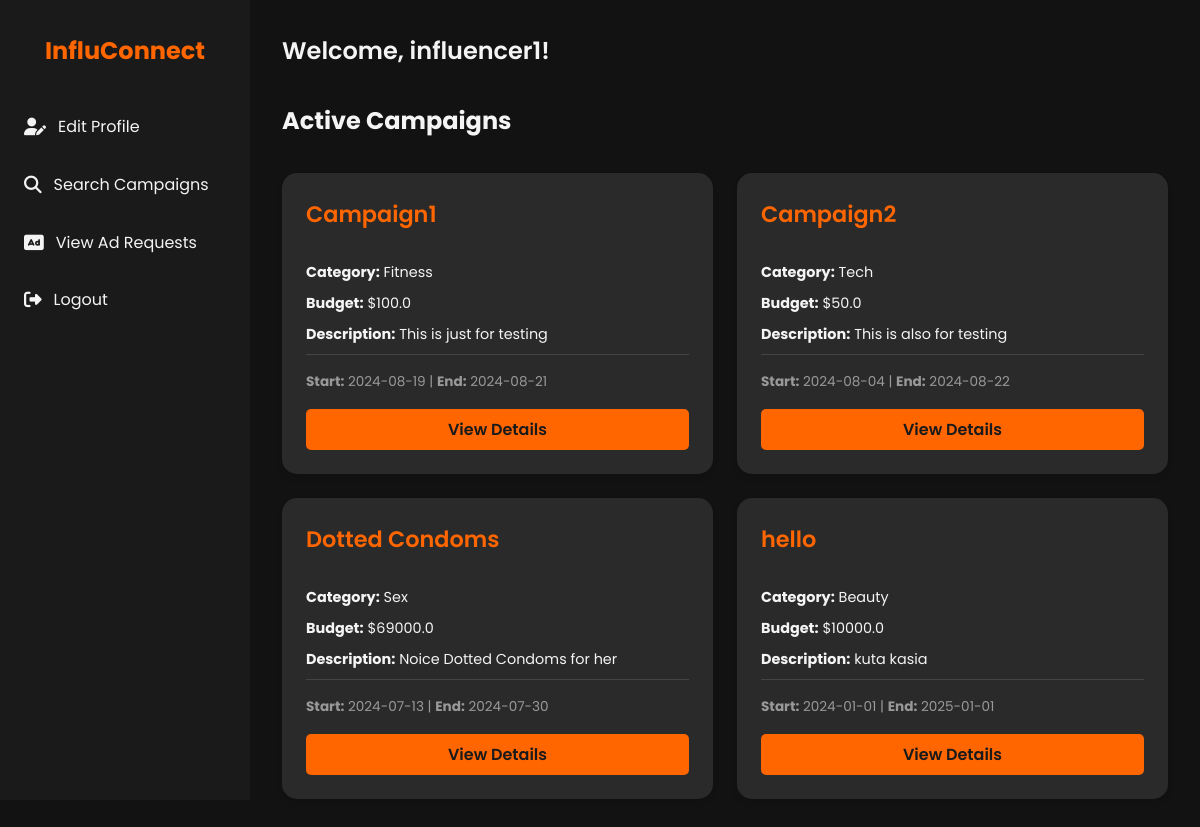
/influencer (signed in), run on the app's committed database.
### models.py (models this page shows, shortened)
class User(db.Model, UserMixin):
    id = db.Column(db.Integer, primary_key=True)
    username = db.Column(db.String(80), unique=True, nullable=False)
    password = db.Column(db.String(200), nullable=False)
    email = db.Column(db.String(120), unique=True, nullable=False)
    role = db.Column(db.String(50), nullable=False)  # admin, sponsor, influencer
    is_active = db.Column(db.Boolean, default=True)

class Campaign(db.Model):
    id = db.Column(db.Integer, primary_key=True)
    sponsor_id = db.Column(db.Integer, db.ForeignKey('sponsor.id'), nullable=False)
    title = db.Column(db.String(120), nullable=False)
    description = db.Column(db.Text)
    budget = db.Column(db.Float)
    category = db.Column(db.String(120))
    status = db.Column(db.String(50), nullable=False)  # active, completed, flagged
    start_date = db.Column(db.DateTime)
    end_date = db.Column(db.DateTime)
    is_public = db.Column(db.Boolean, default=True)
    sponsor = db.relationship('Sponsor', backref=db.backref('campaigns', lazy=True))

### app.py (the view)
    @app.route('/influencer')
    @login_required
    def influencer():
        if current_user.role != 'influencer':
            flash('Access denied. This page is for influencers only.', 'danger')
            return redirect(url_for('home'))
        active_campaigns = Campaign.query.filter_by(status='active', is_public=True).order_by(Campaign.start_date.desc()).limit(6).all()
        return render_template('influencer.html', current_user=current_user, active_campaigns=active_campaigns)

### templates/influencer.html (shortened to what this page needs)
<!DOCTYPE html>
<html lang="en">
<head>
    <link rel="stylesheet" href="https://cdnjs.cloudflare.com/ajax/libs/font-awesome/6.1.1/css/all.min.css">
</head>
<body>
    <div class="dashboard">
        <aside class="sidebar">
            <div class="logo">
                <h1>InfluConnect</h1>
            </div>
            <nav>
                <ul class="nav-menu">
                    <li class="nav-item">
                        <a href="{{ url_for('influencer_profile') }}" class="nav-link">
                            <i class="fas fa-user-edit"></i> Edit Profile
                        </a>
                    </li>
                    <li class="nav-item">
                        <a href="{{ url_for('search_campaigns') }}" class="nav-link">
                            <i class="fas fa-search"></i> Search Campaigns
                        </a>
                    </li>
                    <li class="nav-item">
                        <a href="{{ url_for('influencer_ad_requests') }}" class="nav-link">
                            <i class="fas fa-ad"></i> View Ad Requests
                        </a>
                    </li>
                    <li class="nav-item">
                        <a href="{{ url_for('logout') }}" class="nav-link">
                            <i class="fas fa-sign-out-alt"></i> Logout
                        </a>
                    </li>
                </ul>
            </nav>
        </aside>
        <main class="main-content">
            <header class="header">
                <h1 class="welcome-text">Welcome, {{ current_user.username }}!</h1>
            </header>
            <section class="active-campaigns">
                <h2>Active Campaigns</h2>
                <div class="campaigns-grid">
                    {% for campaign in active_campaigns %}
                    <div class="campaign-card">
                        <h3 class="campaign-title">{{ campaign.title }}</h3>
                        <p class="campaign-details"><strong>Category:</strong> {{ campaign.category }}</p>
                        <p class="campaign-details"><strong>Budget:</strong> ${{ campaign.budget }}</p>
                        <p class="campaign-details"><strong>Description:</strong> {{ campaign.description[:100] }}{% if campaign.description|length > 100 %}...{% endif %}</p>
                        <p class="campaign-dates">
                            <strong>Start:</strong> {{ campaign.start_date.strftime('%Y-%m-%d') if campaign.start_date else 'N/A' }} |
                            <strong>End:</strong> {{ campaign.end_date.strftime('%Y-%m-%d') if campaign.end_date else 'N/A' }}
                        </p>
                        <a href="{{ url_for('campaign_details', campaign_id=campaign.id) }}" class="btn-view-details">View Details</a>
                    </div>
                    {% endfor %}
                </div>
            </section>
        </main>
    </div>
</body>
</html>

### templates/influencer.html (style rules this page uses)
:root { --primary-color: #1a1a1a; --secondary-color: #ff6600; --text-color: #f4f4f4; --bg-color: #121212; --card-bg-color: #2a2a2a; --hover-color: #ff8533; }
* { margin: 0; padding: 0; box-sizing: border-box; }
body { font-family: 'Poppins', sans-serif; line-height: 1.6; color: var(--text-color); background-color: var(--bg-color); }
.dashboard { display: flex; min-height: 100vh; }
.sidebar { width: 250px; background-color: var(--primary-color); padding: 2rem 0; position: fixed; height: 100vh; overflow-y: auto; }
.logo { text-align: center; margin-bottom: 2rem; }
.logo h1 { color: var(--secondary-color); font-size: 1.5rem; }
.nav-menu { list-style-type: none; }
.nav-item { margin-bottom: 0.5rem; }
.nav-link { display: flex; align-items: center; padding: 0.75rem 1.5rem; color: var(--text-color); text-decoration: none; transition: all 0.3s ease; }
.nav-link i { margin-right: 0.75rem; font-size: 1.1rem; }
.main-content { flex-grow: 1; margin-left: 250px; padding: 2rem; }
.header { display: flex; justify-content: space-between; align-items: center; margin-bottom: 2rem; }
.welcome-text { font-size: 1.5rem; font-weight: 600; }
.campaigns-grid { display: grid; grid-template-columns: repeat(auto-fit, minmax(300px, 1fr)); gap: 1.5rem; margin-top: 2rem; }
.campaign-card { background-color: #f4f4f4; border-radius: 10px; padding: 1.5rem; box-shadow: 0 2px 5px rgba(0,0,0,0.1); }
.campaign-title { font-size: 1.2rem; font-weight: 600; margin-bottom: 0.5rem; }
.campaign-details { font-size: 0.9rem; margin-bottom: 0.5rem; }
.campaign-dates { font-size: 0.8rem; color: #888; margin-top: 1rem; }
.campaign-card { background-color: var(--card-bg-color); border-radius: 15px; padding: 1.5rem; box-shadow: 0 4px 6px rgba(0, 0, 0, 0.1); transition: transform 0.3s ease, box-shadow 0.3s ease; display: flex; flex-direction: column; }
.campaign-title { font-size: 1.4rem; font-weight: 600; color: var(--secondary-color); margin-bottom: 0.75rem; }
.campaign-details { font-size: 0.9rem; margin-bottom: 0.5rem; color: var(--text-color); }
.campaign-dates { font-size: 0.85rem; color: #999; margin-top: auto; padding-top: 1rem; border-top: 1px solid #444; }
.btn-view-details { background-color: var(--secondary-color); color: var(--primary-color); padding: 0.5rem 1rem; border: none; border-radius: 5px; cursor: pointer; font-weight: 600; transition: all 0.3s ease; text-decoration: none; display: inline-block; margin-top: 1rem; text-align: center; }

### data on the page
User: username "influencer1"
Campaign: title "Campaign1", category "Fitness", budget "100.0", description "This is just for testing", start_date "2024-08-19", end_date "2024-08-21"
Campaign: title "Campaign2", category "Tech", budget "50.0", description "This is also for testing", start_date "2024-08-04", end_date "2024-08-22"
Campaign: title "Dotted Condoms", category "Sex", budget "69000.0", description "Noice Dotted Condoms for her", start_date "2024-07-13", end_date "2024-07-30"
Campaign: title "hello", category "Beauty", budget "10000.0", description "kuta kasia", start_date "2024-01-01", end_date "2025-01-01"
